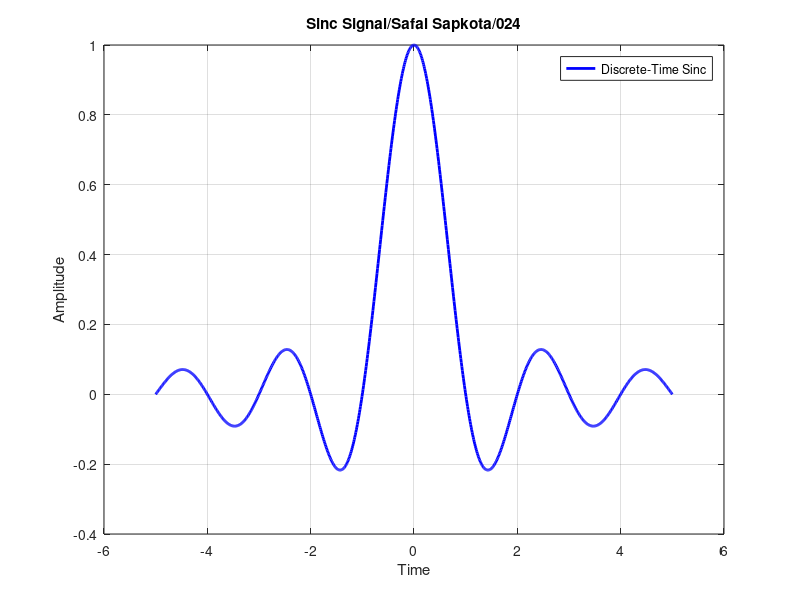

This figure's MATLAB source:
clc;
clear;
close all;

x = linspace(-5, 5, 1000);   % Increased number of points for smoother curve
y = sinc(x);                 % MATLAB's built-in normalized sinc function

plot(x, y, 'b', 'LineWidth', 2); % Blue line with thicker width
xlabel('Time');
ylabel('Amplitude');
title('Sinc Signal/Safal Sapkota/024');
legend('Discrete-Time Sinc');

grid on;  % Optional: adds a grid to the plot
